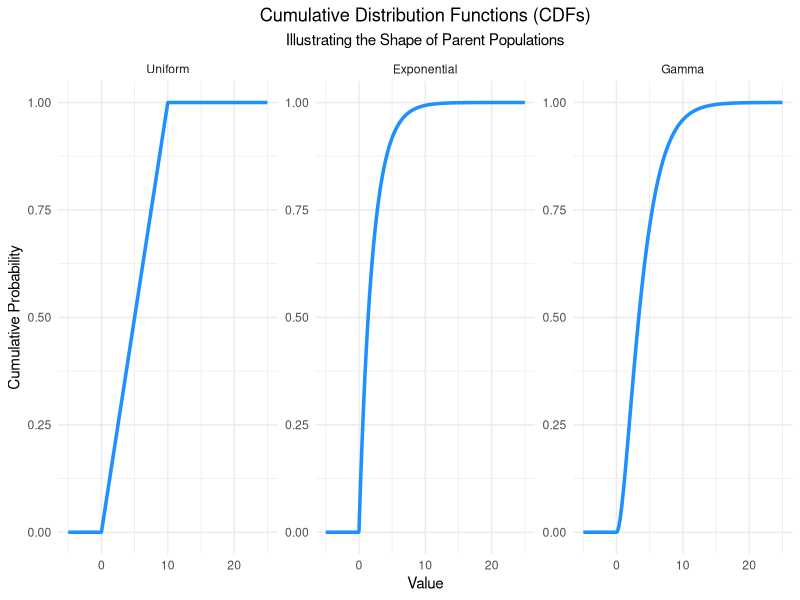
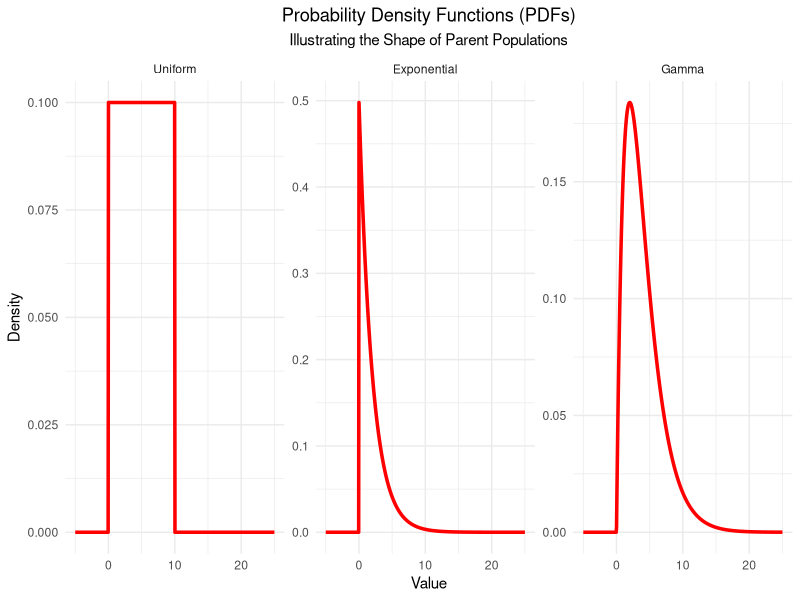
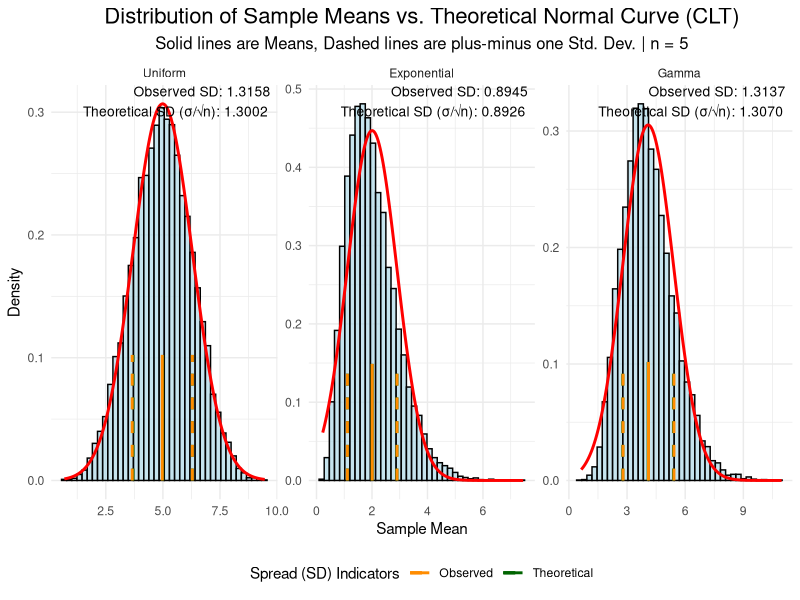
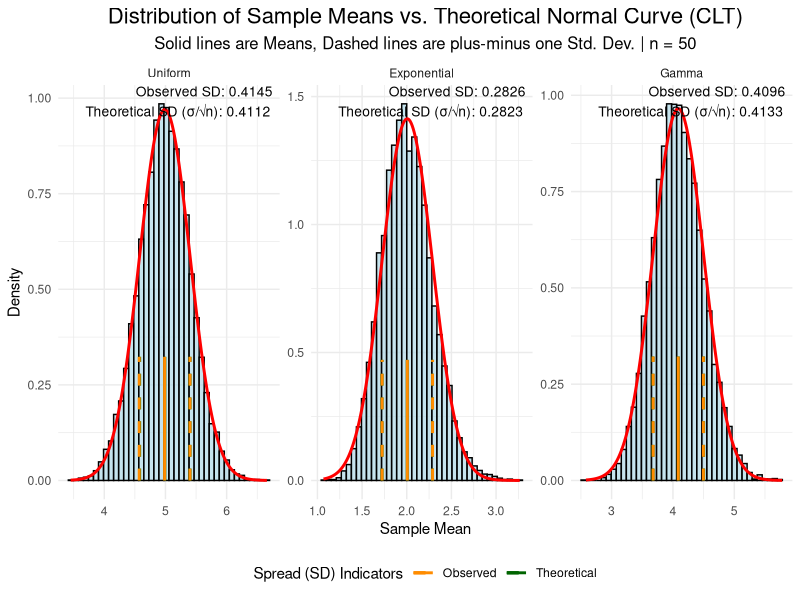
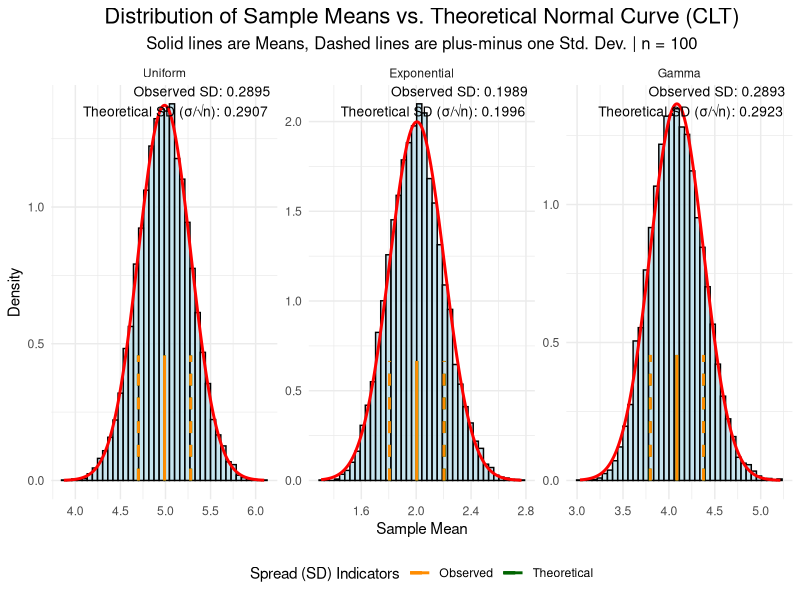
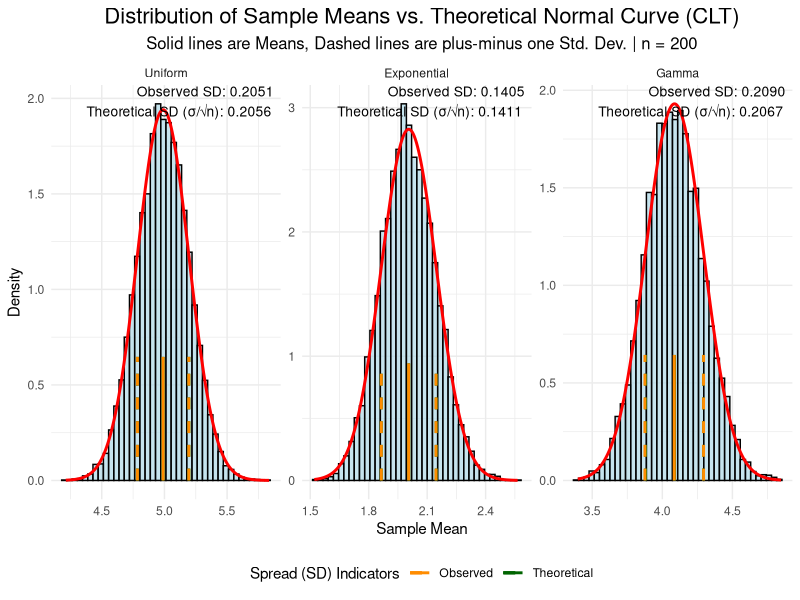
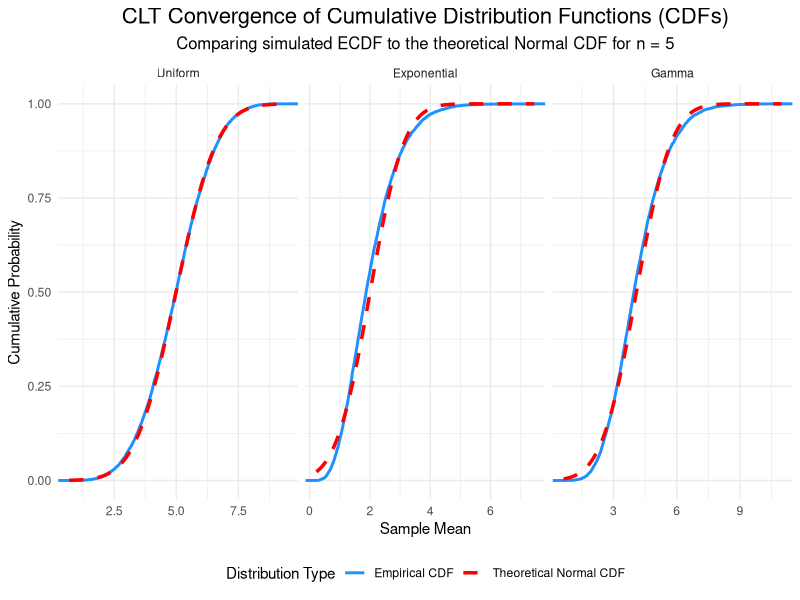
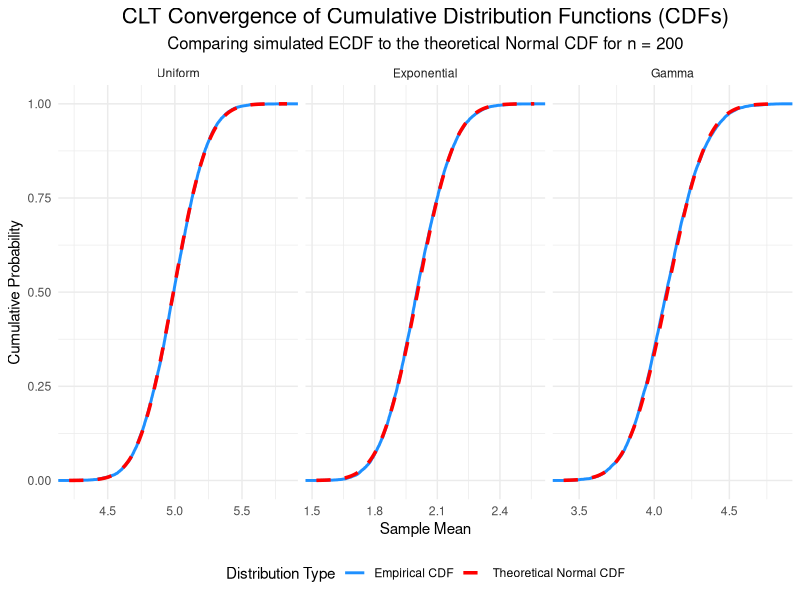

Generate these figures, in order, with R:
## ---- chunk 1
library(tidyverse)
library(knitr)
## ---- chunk 2
plot_theoretical_distributions <- function() {
  params <- list(
    # This part of the code may be modified with the insertion of new parameters (min, max, rate, shape and scale) determining the parent distributions
    uniform = list(min = 0, max = 10),
    exponential = list(rate = 0.5),
    gamma = list(shape = 2, scale = 2)
  )
  curve_data <- crossing(
    distribution = factor(c("Uniform", "Exponential", "Gamma"), levels = c("Uniform", "Exponential", "Gamma")),
    x = seq(-5, 25, length.out = 600) 
  ) %>%
  mutate(
    pdf_y = case_when(
      distribution == "Uniform"     ~ dunif(x, min = params$uniform$min, max = params$uniform$max),
      distribution == "Exponential" ~ dexp(x, rate = params$exponential$rate),
      distribution == "Gamma"       ~ dgamma(x, shape = params$gamma$shape, scale = params$gamma$scale),
      TRUE ~ NA_real_ 
    ),
    cdf_y = case_when(
      distribution == "Uniform"     ~ punif(x, min = params$uniform$min, max = params$uniform$max),
      distribution == "Exponential" ~ pexp(x, rate = params$exponential$rate),
      distribution == "Gamma"       ~ pgamma(x, shape = params$gamma$shape, scale = params$gamma$scale),
      TRUE ~ NA_real_
    )
  )
  p_pdf <- ggplot(curve_data, aes(x = x, y = pdf_y)) +
    geom_line(color = "red", linewidth = 1.2) +
    facet_wrap(~ distribution, scales = "free") +
    labs(
      title = "Probability Density Functions (PDFs)",
      subtitle = "Illustrating the Shape of Parent Populations",
      x = "Value",
      y = "Density"
    ) +
    theme_minimal() +
    theme(plot.title = element_text(hjust = 0.5), plot.subtitle = element_text(hjust = 0.5))
    #4. Create the CDF plots using geom_line
  p_cdf <- ggplot(curve_data, aes(x = x, y = cdf_y)) +
    geom_line(color = "dodgerblue", linewidth = 1.2) +
    facet_wrap(~ distribution, scales = "free") +
    labs(
      title = "Cumulative Distribution Functions (CDFs)",
      subtitle = "Illustrating the Shape of Parent Populations",
      x = "Value",
      y = "Cumulative Probability"
    ) +
    theme_minimal() +
    theme(plot.title = element_text(hjust = 0.5), plot.subtitle = element_text(hjust = 0.5))
  # Return both plot objects in a list
   return(list(
    pdf_plots = p_pdf,
    cdf_plots = p_cdf
  ))
}
  # The list proper
  theoretical_plots <- plot_theoretical_distributions()
## ---- chunk 3
theoretical_plots$cdf_plots
theoretical_plots$pdf_plots
## ---- chunk 4

plot_clt_final_version <- function(population_size = 10000, sample_size = 50, num_samples = 10000) {
  set.seed(42) # for reproducibility
  # Create populations and store true parameters
  population_uniform <- runif(population_size, 0, 10)
  population_exponential <- rexp(population_size, rate = 0.5)
  population_gamma <- rgamma(population_size, shape = 2, scale = 2)
  pop_stats <- data.frame(
    distribution = factor(c("Uniform", "Exponential", "Gamma"), levels = c("Uniform", "Exponential", "Gamma")),
    pop_mean = c(mean(population_uniform), mean(population_exponential), mean(population_gamma)),
    pop_sd = c(sd(population_uniform), sd(population_exponential), sd(population_gamma))
  )
  # Simulate sample means
  simulate_means <- function(population, n_samples, samp_size) {
    replicate(n_samples, mean(sample(population, size = samp_size, replace = TRUE)))
  }
  plot_data <- data.frame(
    means = c(
      simulate_means(population_uniform, num_samples, sample_size),
      simulate_means(population_exponential, num_samples, sample_size),
      simulate_means(population_gamma, num_samples, sample_size)
    ),
    distribution = factor(rep(c("Uniform", "Exponential", "Gamma"), each = num_samples), levels = c("Uniform", "Exponential", "Gamma"))
  )
  # Create data for annotations plus vertical lines
  stats_summary <- plot_data %>%
    group_by(distribution) %>%
    summarise(
      obs_mean = mean(means),
      obs_var = var(means),
      .groups = 'drop'
    ) %>%
    left_join(pop_stats, by = "distribution") %>%
    mutate(
      obs_sd = sqrt(obs_var),
      theoretical_sd = pop_sd / sqrt(sample_size),
      peak_y = dnorm(pop_mean, mean = pop_mean, sd = theoretical_sd),
      segment_y_end = peak_y / 3,
      label = sprintf(
        "Observed SD: %.4f\nTheoretical SD (σ/√n): %.4f",
        obs_sd, theoretical_sd
      )
    )
 # Create data for the theoretical red durve
  curve_data <- plot_data %>%
    group_by(distribution) %>%
    reframe(x_coords = seq(min(means), max(means), length.out = 200)) %>%
    left_join(pop_stats, by = "distribution") %>%
    mutate(
      y_coords = dnorm(x_coords, mean = pop_mean, sd = pop_sd / sqrt(sample_size))
    )
  # Generate the final plot
  p <- ggplot(plot_data, aes(x = means)) +
    geom_histogram(aes(y = after_stat(density)), bins = 40, fill = "lightblue", color = "black", alpha = 0.7) +
    geom_line(data = curve_data, aes(x = x_coords, y = y_coords), color = "red", linewidth = 1) +
  # Include the vertical line segments for spread
    geom_segment(data = stats_summary, aes(x = pop_mean, y = 0, xend = pop_mean, yend = segment_y_end, color = "Theoretical"), linetype = "solid", linewidth = 1) +
    geom_segment(data = stats_summary, aes(x = pop_mean - theoretical_sd, y = 0, xend = pop_mean - theoretical_sd, yend = segment_y_end, color = "Theoretical"), linetype = "dashed", linewidth = 1) +
    geom_segment(data = stats_summary, aes(x = pop_mean + theoretical_sd, y = 0, xend = pop_mean + theoretical_sd, yend = segment_y_end, color = "Theoretical"), linetype = "dashed", linewidth = 1) +
    geom_segment(data = stats_summary, aes(x = obs_mean, y = 0, xend = obs_mean, yend = segment_y_end, color = "Observed"), linetype = "solid", linewidth = 1) +
    geom_segment(data = stats_summary, aes(x = obs_mean - obs_sd, y = 0, xend = obs_mean - obs_sd, yend = segment_y_end, color = "Observed"), linetype = "dashed", linewidth = 1) +
    geom_segment(data = stats_summary, aes(x = obs_mean + obs_sd, y = 0, xend = obs_mean + obs_sd, yend = segment_y_end, color = "Observed"), linetype = "dashed", linewidth = 1) +
geom_text(data = stats_summary, aes(label = label), x = Inf, y = Inf, hjust = 1.05, vjust = 1.05, size = 3.5) +
    facet_wrap(~ distribution, scales = "free") +
    scale_color_manual(name = "Spread (SD) Indicators", values = c("Theoretical" = "darkgreen", "Observed" = "darkorange")) +
    labs(
      title = "Distribution of Sample Means vs. Theoretical Normal Curve (CLT)",
      subtitle = paste("Solid lines are Means, Dashed lines are plus-minus one Std. Dev. | n =", sample_size),
      x = "Sample Mean",
      y = "Density"
    ) +
    theme_minimal() +
    theme(
      plot.title = element_text(hjust = 0.5, size = 16),
      plot.subtitle = element_text(hjust = 0.5, size = 12),
      legend.position = "bottom"
    )
  # The final output
  return(p)
}
## ---- chunk 5
plot_clt_final_version(sample_size = 5)
## ---- chunk 6
plot_clt_final_version(sample_size = 50)
## ---- chunk 7
plot_clt_final_version(sample_size = 100)
## ---- chunk 8
plot_clt_final_version(sample_size = 200)
## ---- chunk 9
plot_clt_cdf_convergence <- function(population_size = 10000, sample_size = 50, num_samples = 10000) {
  
  set.seed(42) # for reproducibility
  
  population_uniform <- runif(population_size, 0, 10)
  population_exponential <- rexp(population_size, rate = 0.5)
  population_gamma <- rgamma(population_size, shape = 2, scale = 2)
  
  pop_stats <- data.frame(
    distribution = factor(c("Uniform", "Exponential", "Gamma"), levels = c("Uniform", "Exponential", "Gamma")),
    pop_mean = c(mean(population_uniform), mean(population_exponential), mean(population_gamma)),
    pop_sd = c(sd(population_uniform), sd(population_exponential), sd(population_gamma))
  )
  
  simulate_means <- function(population, n_samples, samp_size) {
    replicate(n_samples, mean(sample(population, size = samp_size, replace = TRUE)))
  }
  
  plot_data <- data.frame(
    means = c(
      simulate_means(population_uniform, num_samples, sample_size),
      simulate_means(population_exponential, num_samples, sample_size),
      simulate_means(population_gamma, num_samples, sample_size)
    ),
    distribution = factor(rep(c("Uniform", "Exponential", "Gamma"), each = num_samples), levels = c("Uniform", "Exponential", "Gamma"))
  )
  
  theoretical_cdf_data <- plot_data %>%
    group_by(distribution) %>%
    reframe(x_coords = seq(min(means), max(means), length.out = 500)) %>%
    left_join(pop_stats, by = "distribution") %>%
    mutate(
      y_coords = pnorm(x_coords, mean = pop_mean, sd = pop_sd / sqrt(sample_size))
    )

  p <- ggplot(plot_data, aes(x = means)) +
    
    stat_ecdf(aes(color = "Empirical CDF"), geom = "step", linewidth = 1) +
    
    geom_line(
      data = theoretical_cdf_data,
      aes(x = x_coords, y = y_coords, color = "Theoretical Normal CDF"),
      linewidth = 1.2,
      linetype = "dashed"
    ) +
    
    facet_wrap(~ distribution, scales = "free_x") +
    
    # 5. Control appearance and add legend 
    scale_color_manual(
      name = "Distribution Type",
      values = c("Empirical CDF" = "dodgerblue", "Theoretical Normal CDF" = "red")
    ) +
    labs(
      title = "CLT Convergence of Cumulative Distribution Functions (CDFs)",
      subtitle = paste("Comparing simulated ECDF to the theoretical Normal CDF for n =", sample_size),
      x = "Sample Mean",
      y = "Cumulative Probability"
    ) +
    theme_minimal() +
    theme(
      plot.title = element_text(hjust = 0.5, size = 16),
      plot.subtitle = element_text(hjust = 0.5, size = 12),
      legend.position = "bottom"
    )
  return(p)
}
## ---- chunk 10
plot_clt_cdf_convergence(sample_size = 5)
## ---- chunk 11
plot_clt_cdf_convergence(sample_size = 200)
## ---- chunk 12
simulate_berry_esseen_snapshots <- function(
    distributions_to_test = c("Uniform", "Exponential"),
    n_values = c(5, 10, 20, 50, 100, 200, 500),
    num_simulations = 10000,
    n_values_for_x_plot = c(20, 100, 200) # Updated argument
  ) {
  
  # Parameter setup plus moment calculation
  set.seed(42)
  params <- list(Uniform = list(min = 0, max = 10), Exponential = list(rate = 0.5))
  C_BE <- 0.4748
  message("Displaying exact theoretical moments (just for the record...)")
  moment_calculations <- lapply(distributions_to_test, function(dist) {
    if (dist == "Uniform") {
      a <- params$Uniform$min; b <- params$Uniform$max; mu <- (a + b) / 2; sigma <- (b - a) / sqrt(12)
      rho_integrand <- function(x) abs(x - mu)^3 * dunif(x, a, b); rho <- integrate(rho_integrand, lower = a, upper = b)$value
    } else if (dist == "Exponential") {
      lambda <- params$Exponential$rate; mu <- 1 / lambda; sigma <- 1 / lambda
      rho_integrand <- function(x) abs(x - mu)^3 * dexp(x, rate = lambda); rho <- integrate(rho_integrand, lower = 0, upper = Inf)$value
    }
    data.frame(distribution = dist, mu = mu, sigma = sigma, rho = rho, shape_factor = rho / (sigma^3))
  })
  pop_moments <- bind_rows(moment_calculations)
  print(pop_moments)

  # Simulation and generation of Plot 1 
  simulation_grid <- crossing(distribution = distributions_to_test, n = n_values)
  results_list <- pmap(simulation_grid, function(distribution, n) {
    moments <- pop_moments %>% filter(distribution == !!distribution)
    z_values <- replicate(num_simulations, {
      sample_data <- switch(distribution, "Uniform" = runif(n, params$Uniform$min, params$Uniform$max), "Exponential" = rexp(n, rate = params$Exponential$rate))
      (mean(sample_data) - moments$mu) / (moments$sigma / sqrt(n))
    })
    ecdf_z <- ecdf(z_values); knots_z <- knots(ecdf_z); observed_error <- max(abs(ecdf_z(knots_z) - pnorm(knots_z)))
    theoretical_bound <- C_BE * moments$shape_factor * (1 / sqrt(n))
    data.frame(distribution = distribution, n = n, observed_error = observed_error, theoretical_bound = theoretical_bound)
  })
  results_df <- bind_rows(results_list)
  plot1_data <- results_df %>% pivot_longer(c("observed_error", "theoretical_bound"), names_to = "type", values_to = "error_value")
  p_error_vs_n <- ggplot(plot1_data, aes(x = n, y = error_value, color = type, shape = type)) + geom_line(aes(linetype = type), linewidth = 1) + geom_point(size = 3) +
    facet_wrap(~ distribution, scales = "free_y") + scale_y_log10() + scale_color_manual(values = c(observed_error = "blue", theoretical_bound = "red"), labels = c("Observed Max Error", "Theoretical Bound")) +
    scale_shape_manual(values = c(observed_error = 16, theoretical_bound = 17), labels = c("Observed Max Error", "Theoretical Bound")) +
    scale_linetype_manual(values = c(observed_error = "solid", theoretical_bound = "dashed"), labels = c("Observed Max Error", "Theoretical Bound")) +
    labs(title = "Berry-Esseen Theorem: Observed Error vs. Theoretical Bound", subtitle = "Note: y-axis is on a log scale to show the convergence rate.", x = "Sample Size (n)", y = "Maximum Error |F_n(x) - Φ(x)| (log scale)") +
    theme_minimal() + theme(legend.title = element_blank(), legend.position = "bottom")

  # Simulation for plot 2
  
  snapshot_grid <- crossing(distribution = distributions_to_test, n = n_values_for_x_plot)
  
  error_curve_list <- pmap(snapshot_grid, function(distribution, n) {
    moments <- pop_moments %>% filter(distribution == !!distribution)
    z_values_fixed_n <- replicate(num_simulations, {
      sample_data <- switch(distribution, "Uniform" = runif(n, params$Uniform$min, params$Uniform$max), "Exponential" = rexp(n, rate = params$Exponential$rate))
      (mean(sample_data) - moments$mu) / (moments$sigma / sqrt(n))
    })
    ecdf_z <- ecdf(z_values_fixed_n)
    x_grid <- seq(min(z_values_fixed_n), max(z_values_fixed_n), length.out = 1000)
    
    data.frame(distribution = distribution, n = n, x = x_grid, error_term = ecdf_z(x_grid) - pnorm(x_grid))
  })
  
  error_curve_df <- bind_rows(error_curve_list)
  
  #  Generate Plot 2 
  p_error_vs_x <- ggplot(error_curve_df, aes(x = x, y = error_term)) +
    geom_line(color = "purple", linewidth = 1) +
    geom_hline(yintercept = 0, linetype = "dashed", color = "black") +
    
    facet_grid(distribution ~ n, labeller = label_both, scales = "free_x") +
    
    labs(
      title = "Snapshots of the Berry-Esseen Error Term F_n(x) - Φ(x)",
      subtitle = "Showing convergence to zero as sample size (n) increases",
      x = "Standardized Value (x)",
      y = "Error Term"
    ) +
    theme_minimal() +
    theme(strip.text = element_text(size = 10)) # Adjust facet label size if needed

  # Return Plots 
  return(list(error_vs_n_plot = p_error_vs_n, error_vs_x_plot = p_error_vs_x))
}
## ---- chunk 13
be_plots_snapshots <- simulate_berry_esseen_snapshots()
## ---- chunk 14
be_plots_snapshots$error_vs_n_plot
## ---- chunk 15
be_plots_snapshots$error_vs_x_plot
